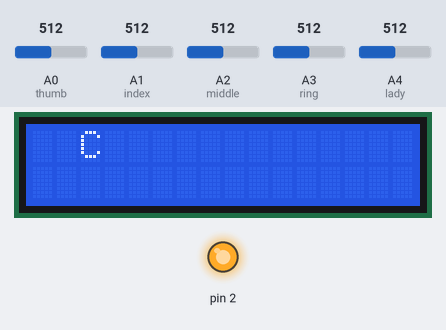
The sketch below on a simulated Arduino Uno, built with avr-gcc and run on an emulated ATmega328P. Parts: 16×2 character LCD, output pins drawn as LEDs (lit = HIGH). The test bench sets the inputs (shaded band); at power-on: A1 (index) = 512, A4 (lady) = 512, A3 (ring) = 512, A0 (thumb) = 512, A2 (middle) = 512. What the sketch prints to the serial monitor is not drawn.

Above: at 1.2 s.
1.3 s: A1 (index) set to 232
5.5 s: A1 (index) set to 211
At 6.2 s:
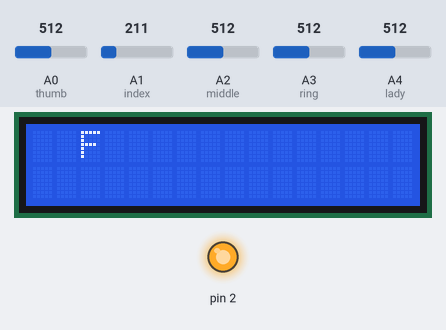
7.1 s: A1 (index) set to 306
At 8.3 s:
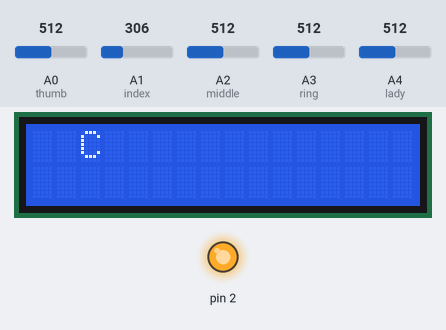
9.2 s: A4 (lady) set to 56
11.1 s: A4 (lady) set to 47
At 12.9 s:
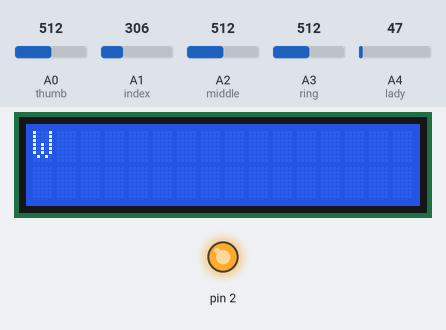
13.6 s: A3 (ring) set to 373
15.5 s: A3 (ring) set to 354
At 17.2 s:
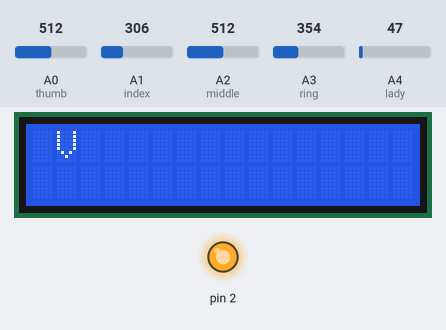
Timing chart, 0 to 18.7 s (numbered marks = the images above; inputs shaded):
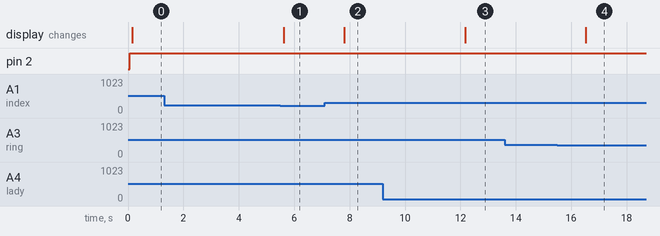

Measured:
- the behaviour switches between 225 and 224 on A1 (index) (found by bisection; images 0 and 1)
- the behaviour switches between 52 and 51 on A4 (lady) (found by bisection; images 2 and 3)
- the behaviour switches between 366 and 365 on A3 (ring) (found by bisection; images 3 and 4)
- after the input at 1.3 s, every drawn part: stays the same
- after the input at 5.5 s, the display: changes after 0.12 s (image 1)
- after the input at 7.1 s, the display: changes after 0.70 s (image 2)
- after the input at 9.2 s, every drawn part: stays the same
- after the input at 11.1 s, the display: changes after 1.1 s (image 3)
- after the input at 13.6 s, every drawn part: stays the same
- after the input at 15.5 s, the display: changes after 1.0 s (image 4)

The sketch:

language_decoder_modification.ino
```cpp
#include<LiquidCrystal_I2C.h>
LiquidCrystal_I2C lcd(0x27,16,2);  // set the LCD address to 0x3F for a 16 chars and 2 line display

const int thumb = A0;	//flexPin10k		// Pin connected to voltage divider output
const int lady = A4;  //flexPin15k
const int ring = A3;
const int middle = A2;
const int index = A1;

const float VCC = 5;			// voltage at Ardunio 5V line
const float R_DIV = 10000.0;	// resistor used to create a voltage divider

const float flatResistancet = 148000.0;	// thumb resistance when flat
const float bendResistancet = 160000.0;	// thumb resistance at 90 deg

const float flatResistancei = 15000.0;	// index resistance when flat
const float bendResistancei = 60000.0;	// index resistance at 90 deg

const float flatResistancem = 13000.0;	// middle resistance when flat
const float bendResistancem = 50000.0;	// middle resistance at 90 deg

// const float flatResistancer = 72000.0;	// ring resistance when flat
// const float bendResistancer = 87000.0;	// ring resistance at 90 deg

const float flatResistancer = 15000.0;	// ring resistance when flat
const float bendResistancer = 60000.0;	// ring resistance at 90 deg

const float flatResistancel = 162000.0;	// lady resistance when flat
const float bendResistancel = 180000.0;	// lady resistance at 90 deg
//FR=Flat Resistance
//BR=Bend Resistance
//thumbFR = 148k  //thumbBR = 160k
//indexFR = 15k   //indexBR = 60k
//middleFR= 13k   //middleBR= 50k
//ringFR  = 72k   //ringBR  = 87k
//ladyFR  = 162k  //ladyBR  = 180k

// const int thumbT = 200;
const int thumbT = -530;
const int indexT = 40;
const int middleT = 20;
const int ringT = 5;
const int ladyT = 130;
void setup() {

  pinMode(thumb, INPUT);
  pinMode(lady, INPUT);
  pinMode(ring, INPUT);
  pinMode(middle, INPUT);
	pinMode(index, INPUT);
  pinMode(2,OUTPUT);
  Serial.begin(9600); // Initialize serial communication for debugging (optional)
       lcd.init();

}

void loop() {
  digitalWrite(2,HIGH);
  int ADCthumb = analogRead(thumb);
  int ADClady = analogRead(lady);
  int ADCring = analogRead(ring);
  int ADCmiddle = analogRead(middle);
  int ADCindex = analogRead(index);


	float Vthumb = ADCthumb * VCC / 1023.0;
	float Vlady = ADClady * VCC / 1023.0;
	float Vring = ADCring * VCC / 1023.0;
	float Vmiddle = ADCmiddle * VCC / 1023.0;
	float Vindex = ADCindex * VCC / 1023.0;

	float Rthumb = R_DIV * (VCC / Vthumb - 1.0);
	float Rlady = R_DIV * (VCC / Vlady - 1.0);
	float Rring = R_DIV * (VCC / Vring - 1.0);
	float Rmiddle = R_DIV * (VCC / Vmiddle - 1.0);
	float Rindex = R_DIV * (VCC / Vindex - 1.0);

  float anglethumb = map(Rthumb, flatResistancet, bendResistancet, 0, 90.0);
	float anglelady = map(Rlady, flatResistancel, bendResistancel, 0, 90.0);
	float anglering = map(Rring, flatResistancer, bendResistancer, 0, 90.0);
	float anglemiddle = map(Rmiddle, flatResistancem, bendResistancem, 0, 90.0);
	float angleindex = map(Rindex, flatResistancei, bendResistancei, 0, 90.0);

	Serial.println("thumb finger Bend: " + String(anglethumb) + " degrees");
	Serial.println("index finger Bend: " + String(angleindex) + " degrees");
	Serial.println("middle finger Bend: " + String(anglemiddle) + " degrees");
	Serial.println("ring finger Bend: " + String(anglering) + " degrees");
	// Serial.println("lady finger Bend: " + String(anglelady) + " degrees");
	Serial.println();


  const int bendthumb = anglethumb < thumbT;
  // const int bendthumb = anglethumb > thumbT;
  const int bendindex = angleindex > indexT;
  const int bendmiddle = anglemiddle > middleT;
  const int bendring = anglering > ringT;
  const int bendlady = anglelady > ladyT;

  // const int relaxthumb = anglethumb < thumbT;
  const int relaxthumb = anglethumb > thumbT;
  const int relaxindex = angleindex < indexT;
  const int relaxmiddle = anglemiddle < middleT;
  const int relaxring = anglering < ringT;
  const int relaxlady = anglelady < ladyT;

 // const int ultabendthumb = anglethumb < 1000;

  if((relaxthumb) && (bendlady) && (bendring) && (bendmiddle) && (bendindex)){
    lcd.clear();
  lcd.backlight();
    lcd.setCursor(0,0);   //Set cursor to character 2 on line 0
    lcd.print("A");
    Serial.println("A");
  }//A
    if((bendthumb) && (relaxlady) && (relaxring) && (relaxmiddle) && (relaxindex)){
  lcd.clear();
  lcd.backlight();    lcd.setCursor(0,0);   //Set cursor to character 2 on line 0
    lcd.print("B");
    Serial.println("B");
  }//B
    if((bendthumb) && (relaxlady) && (relaxring) && (relaxmiddle) && (relaxindex)){
  lcd.clear();
  lcd.backlight();    lcd.setCursor(2,0);   //Set cursor to character 2 on line 0
    lcd.print("C");
    Serial.println("C");
  }//C       //O
    if((bendthumb) && (bendlady) && (bendring) && (bendmiddle) && (relaxindex)){
   lcd.clear();
   lcd.backlight();    lcd.setCursor(0,0);   //Set cursor to character 2 on line 0
    lcd.print("D");
    Serial.println("D");
  }//D
    if((bendthumb) && (bendlady) && (bendring) && (bendmiddle) && (bendindex)){
    lcd.init();
    lcd.clear();
    lcd.backlight();    lcd.setCursor(0,0);   //Set cursor to character 2 on line 0
    lcd.print("E");
    Serial.println("E");
  }//E // M
    if((bendthumb) && (relaxlady) && (relaxring) && (relaxmiddle) & (bendindex)){
  lcd.clear();
  lcd.backlight();    lcd.setCursor(2,0);   //Set cursor to character 2 on line 0
    lcd.print("F");
    Serial.println("F");
  }//F
    if((relaxthumb) && (bendlady) && (bendring) && (bendmiddle) && (relaxindex)){
    lcd.clear();
    lcd.backlight();    lcd.setCursor(0,0);   //Set cursor to character 2 on line 0
    lcd.print("G");
    Serial.println("G");
  }//G
// ////gyro
    if((bendthumb) && (bendlady) && (bendring) && (relaxmiddle) && (relaxindex)){
    lcd.clear();
    lcd.backlight();    lcd.setCursor(0,0);   //Set cursor to character 2 on line 0
    lcd.print("H");
    Serial.println("H");
  }//H
  //gyro
    if( (bendthumb) && (relaxlady) && (bendring) && (bendmiddle) && (bendindex)){
    lcd.clear();
    lcd.backlight();    lcd.setCursor(0,0);   //Set cursor to character 2 on line 0
    lcd.print("I");
    Serial.println("I");
  }//I
    if((relaxthumb) && (relaxlady) && (bendring) && (bendmiddle) && (bendindex)){
    lcd.clear();
    lcd.backlight();    lcd.setCursor(0,0);   //Set cursor to character 2 on line 0
    lcd.print("J");
    Serial.println("J");
  }//J
// //gyro
    if((relaxthumb) && (bendlady) && (bendring) && (relaxmiddle) && (relaxindex)){

    lcd.clear();
    lcd.backlight();    lcd.setCursor(0,0);   //Set cursor to character 2 on line 0
    lcd.print("K");
    Serial.println("K");
  }//K
    if((relaxthumb) && (bendlady) && (bendring) && (bendmiddle) && (relaxindex)){

    lcd.clear();
    lcd.backlight();    lcd.setCursor(0,0);   //Set cursor to character 2 on line 0
    lcd.print("L");
    Serial.println("L");
  }//L
    if((bendthumb) && (bendlady) && (bendring) && (bendmiddle) && (relaxindex)){

    lcd.clear();
    lcd.backlight();    lcd.setCursor(1,0);   //Set cursor to character 2 on line 0
    lcd.print("M");
    Serial.println("M");
  }//M //E //N
    if((bendthumb) && (bendlady) && (bendring) && (bendmiddle) && (relaxindex)){

    lcd.clear();
    lcd.backlight();    lcd.setCursor(2,0);   //Set cursor to character 2 on line 0
    lcd.print("N");
    Serial.println("N");
  }//N
    if((bendthumb) && (bendlady) && (bendring) && (relaxmiddle) && (relaxindex)){

    lcd.clear();
    lcd.backlight();    lcd.setCursor(1,0);   //Set cursor to character 2 on line 0
    lcd.print("O");
    Serial.println("O");
  }//O //C
    if((relaxthumb) && (bendlady) && (bendring) && (relaxmiddle) && (relaxindex)){

    lcd.clear();
    lcd.backlight();    lcd.setCursor(0,0);   //Set cursor to character 2 on line 0
    lcd.print("P");
    Serial.println("P");
  }//P
// //gyro
    if((relaxthumb) && (bendlady) && (bendring) && (bendmiddle) && (relaxindex)){

    lcd.clear();
    lcd.backlight();    lcd.setCursor(3,0);   //Set cursor to character 2 on line 0
    lcd.print("Q");
    Serial.println("Q");
  }//Q //G //Q
// //gyro
    if((relaxthumb) && (bendlady) && (bendring) && (relaxmiddle) && (relaxindex) ){

    lcd.clear();
    lcd.backlight();    lcd.setCursor(0,0);   //Set cursor to character 2 on line 0
    lcd.print("R");
    Serial.println("R");
  }//R
    if((bendthumb) && (bendlady) && (bendring) && (bendmiddle) && (relaxindex)){

    lcd.clear();
    lcd.backlight();    lcd.setCursor(4,0);   //Set cursor to character 2 on line 0
    lcd.print("S");
    Serial.println("S");
  }//S // M //N
    if((bendthumb) && (bendlady) && (bendring) && (bendmiddle) && (bendindex)){

    lcd.clear();
    lcd.backlight();    lcd.setCursor(0,0);   //Set cursor to character 2 on line 0
    lcd.print("T");
    Serial.println("T");
   }//T
    if((bendthumb) && (bendlady) && (bendring) && (relaxmiddle) && (relaxindex)){

    lcd.clear();
    lcd.backlight();    lcd.setCursor(0,0);   //Set cursor to character 2 on line 0
    lcd.print("U");
    Serial.println("U");
  }//U
    if((bendthumb) && (bendlady) && (bendring) && (relaxmiddle) && (relaxindex)){

    lcd.clear();
    lcd.backlight();    lcd.setCursor(1,0);   //Set cursor to character 2 on line 0
    lcd.print("V");
    Serial.println("V");
  }//V
    if((bendthumb) && (bendlady) && (relaxring) && (relaxmiddle) && (relaxindex)){

    lcd.clear();
    lcd.backlight();    lcd.setCursor(0,0);   //Set cursor to character 2 on line 0
    lcd.print("W");
    Serial.println("W");
  }//W
    if((bendthumb) && (bendlady) && (bendring) && (bendmiddle) && (bendindex)){
    Serial.println("X");
  }//X
//gyro
    if((relaxthumb) && (relaxlady) && (bendring) && (bendmiddle) && (bendring)){

    lcd.clear();
    lcd.backlight();    lcd.setCursor(2,0);   //Set cursor to character 2 on line 0
    lcd.print("Y");
    Serial.println("Y");
  }//Y
//gyro
    if((bendthumb) && (bendlady) && (bendring) && (bendmiddle) && (relaxindex)){

    lcd.clear();
    lcd.backlight();    lcd.setCursor(2,0);   //Set cursor to character 2 on line 0
    lcd.print("Z");
    Serial.println("Z");
  }//Z

  delay(1000); // Add a small delay to avoid rapid repeated detections
}
```
